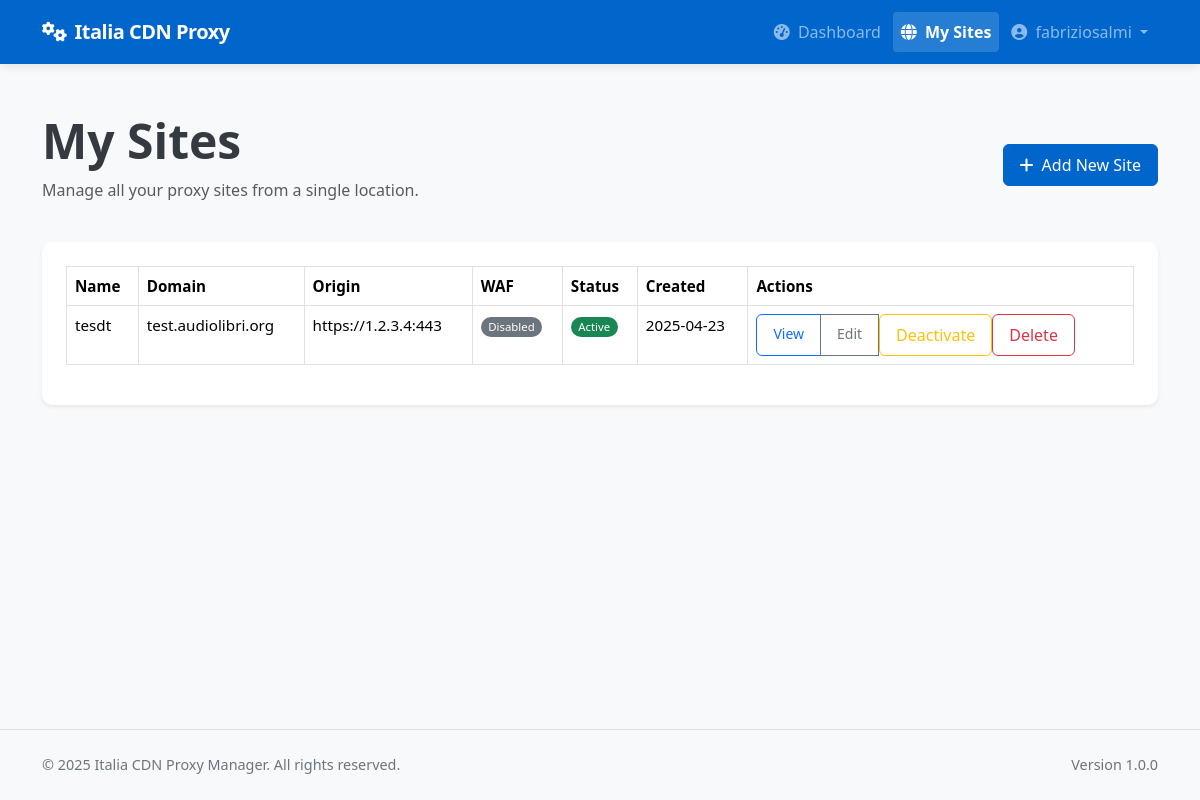
The page /client/sites (signed in) on the database as committed earlier.
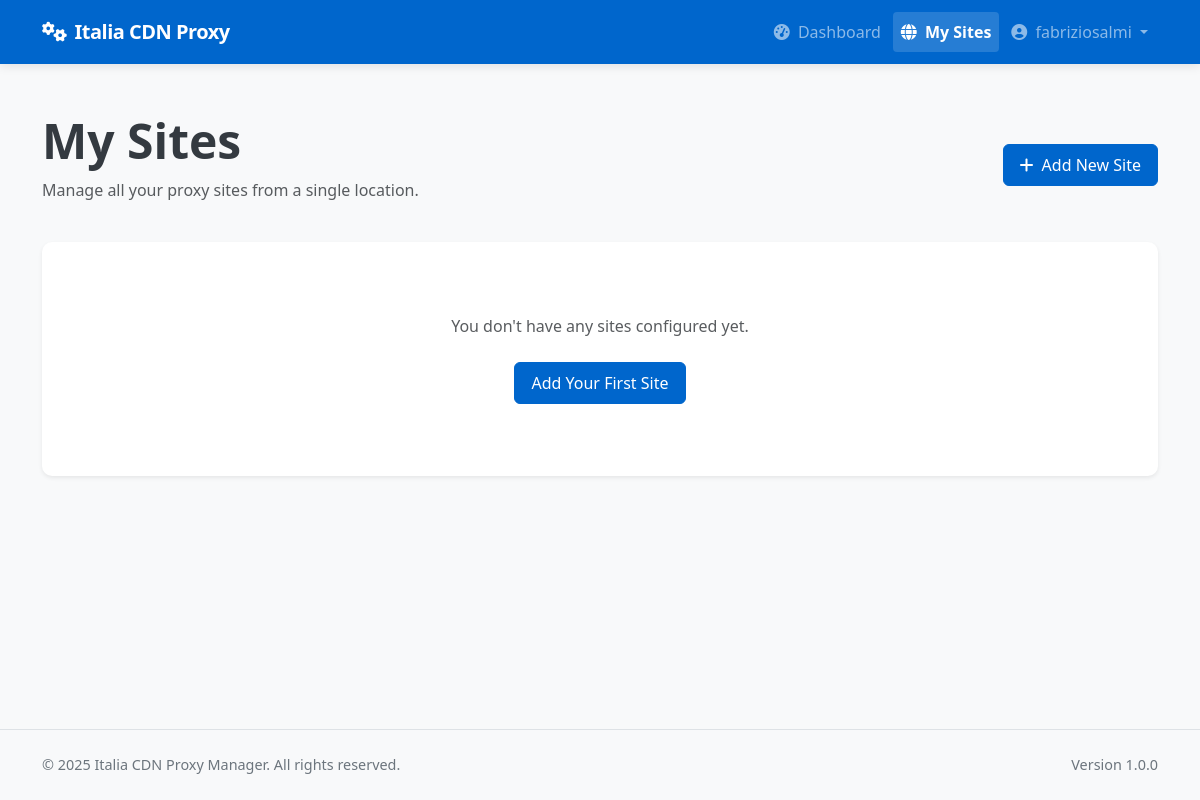
The same page on the database as committed later.
### app/models/models.py (models this page shows, shortened)
class Site(db.Model):
    __tablename__ = 'sites'
    id = db.Column(db.Integer, primary_key=True)
    name = db.Column(db.String(64), nullable=False)
    domain = db.Column(db.String(255), unique=True, nullable=False)
    protocol = db.Column(db.String(10), nullable=False, default='https')  # http or https
    origin_protocol = db.Column(db.String(10), nullable=False, default='http')  # http or https for origin
    origin_address = db.Column(db.String(255), nullable=False)  # Backend server address
    origin_port = db.Column(db.Integer, nullable=False)
    user_id = db.Column(db.Integer, db.ForeignKey('users.id'), nullable=True)  # Allow null for discovered sites
    is_active = db.Column(db.Boolean, default=True)
    is_blocked = db.Column(db.Boolean, default=False)
    is_discovered = db.Column(db.Boolean, default=False)  # Whether this site was discovered from node
    use_waf = db.Column(db.Boolean, default=False)
    force_https = db.Column(db.Boolean, default=True)  # New column to force HTTP to HTTPS redirect
    enable_cache = db.Column(db.Boolean, default=True)
    cache_time = db.Column(db.Integer, default=3600)  # Cache time in seconds, default 1 hour
    cache_static_time = db.Column(db.Integer, default=86400)  # Cache time for static assets in seconds, default 1 day
    custom_cache_rules = db.Column(db.Text, nullable=True)  # Custom cache rules in Nginx format
    cache_browser_time = db.Column(db.Integer, default=3600)  # Browser cache time in seconds, default 1 hour
    created_at = db.Column(db.DateTime, default=datetime.utcnow)
    updated_at = db.Column(db.DateTime, default=datetime.utcnow, onupdate=datetime.utcnow)
    custom_config = db.Column(db.Text, nullable=True)  # Additional Nginx configuration
    site_nodes = db.relationship('SiteNode', backref='site', lazy='dynamic')
    ssl_certificates = db.relationship('SSLCertificate', backref='site', lazy='dynamic')
    config_versions = db.relationship('ConfigVersion', backref='site', lazy='dynamic')

### app/controllers/client.py (the view)
@client.route('/sites')
@login_required
@client_required
def list_sites():
    sites = Site.query.filter_by(user_id=current_user.id).all()
    return render_template('client/sites/list.html', sites=sites)

### app/models/__init__.py (called while the page is built)
@login_manager.user_loader
def load_user(user_id):
    return User.query.get(int(user_id))

### app/models/models.py (called while the page is built)
    def is_admin(self):
        return self.role == 'admin'

    def is_client(self):
        return self.role == 'client'

### app/services/access_control.py (called while the page is built)
def client_required(f):
    @wraps(f)
    def decorated_function(*args, **kwargs):
        if not current_user.is_client():
            flash('This page is available only for client users.', 'error')
            return abort(403)
        return f(*args, **kwargs)
    return decorated_function

### app/templates/client/sites/list.html (shortened to what this page needs)
{% extends "base.html" %}
{% block content %}
<div class="container py-4">
    <div class="row mb-4">
        <div class="col-md-8">
            <h1 class="display-5 fw-bold mb-2">My Sites</h1>
            <p class="text-muted">Manage all your proxy sites from a single location.</p>
        </div>
        <div class="col-md-4 text-md-end d-flex align-items-center justify-content-md-end">
            <a href="{{ url_for('client.new_site') }}" class="btn btn-primary">
                <i class="fas fa-plus me-2"></i>Add New Site
            </a>
        </div>
    </div>
    <div class="card shadow-sm">
        <div class="card-body">
            {% if sites %}
            <div class="table-responsive">
                <table class="table table-bordered table-hover">
                    <thead>
                        <tr>
                            <th>Name</th>
                            <th>Domain</th>
                            <th>Origin</th>
                            <th>WAF</th>
                            <th>Status</th>
                            <th>Created</th>
                            <th>Actions</th>
                        </tr>
                    </thead>
                    <tbody>
                        {% for site in sites %}
                        <tr>
                            <td>{{ site.name }}</td>
                            <td>{{ site.domain }}</td>
                            <td>{{ site.protocol }}://{{ site.origin_address }}:{{ site.origin_port }}</td>
                            <td>
                                <span class="badge rounded-pill {% if site.use_waf %}bg-success{% else %}bg-secondary{% endif %}">
                                    {{ 'Enabled' if site.use_waf else 'Disabled' }}
                                </span>
                            </td>
                            <td>
                                <span class="badge rounded-pill {% if site.is_active %}bg-success{% else %}bg-danger{% endif %}">
                                    {{ 'Active' if site.is_active else 'Inactive' }}
                                </span>
                            </td>
                            <td>{{ site.created_at.strftime('%Y-%m-%d') }}</td>
                            <td>
                                <div class="btn-group btn-group-sm">
                                    <a href="{{ url_for('client.view_site', site_id=site.id) }}" class="btn btn-outline-primary">View</a>
                                    <a href="{{ url_for('client.edit_site', site_id=site.id) }}" class="btn btn-outline-secondary">Edit</a>
                                    <form method="POST" action="{{ url_for('client.toggle_site_active', site_id=site.id) }}" class="d-inline">
                                        <button type="submit" class="btn btn-outline-{% if site.is_active %}warning{% else %}success{% endif %}">
                                            {{ 'Deactivate' if site.is_active else 'Activate' }}
                                        </button>
                                    </form>
                                    <form method="POST" action="{{ url_for('client.delete_site', site_id=site.id) }}" class="d-inline"
                                          onsubmit="return confirm('Are you sure you want to delete this site? This action cannot be undone.');">
                                        <button type="submit" class="btn btn-outline-danger">Delete</button>
                                    </form>
                                </div>
                            </td>
                        </tr>
                        {% endfor %}
                    </tbody>
                </table>
            </div>
            {% else %}
            <div class="text-center py-5">
                <p class="text-muted mb-4">You don't have any sites configured yet.</p>
                <a href="{{ url_for('client.new_site') }}" class="btn btn-primary">
                    Add Your First Site
                </a>
            </div>
            {% endif %}
        </div>
    </div>
</div>
{% endblock %}

Rows that differ between the two databases and show on the page:
removed Site: name "tesdt", domain "test.audiolibri.org", protocol "https", origin_address "1.2.3.4", origin_port "443", use_waf "Disabled", is_active "Active", created_at "2025-04-23", is_active "Deactivate"
Other text that changed with them:
text no longer shown: "Name Domain Origin WAF Status Created Actions"
text now shown: "You don't have any sites configured yet. Add Your First Site"
